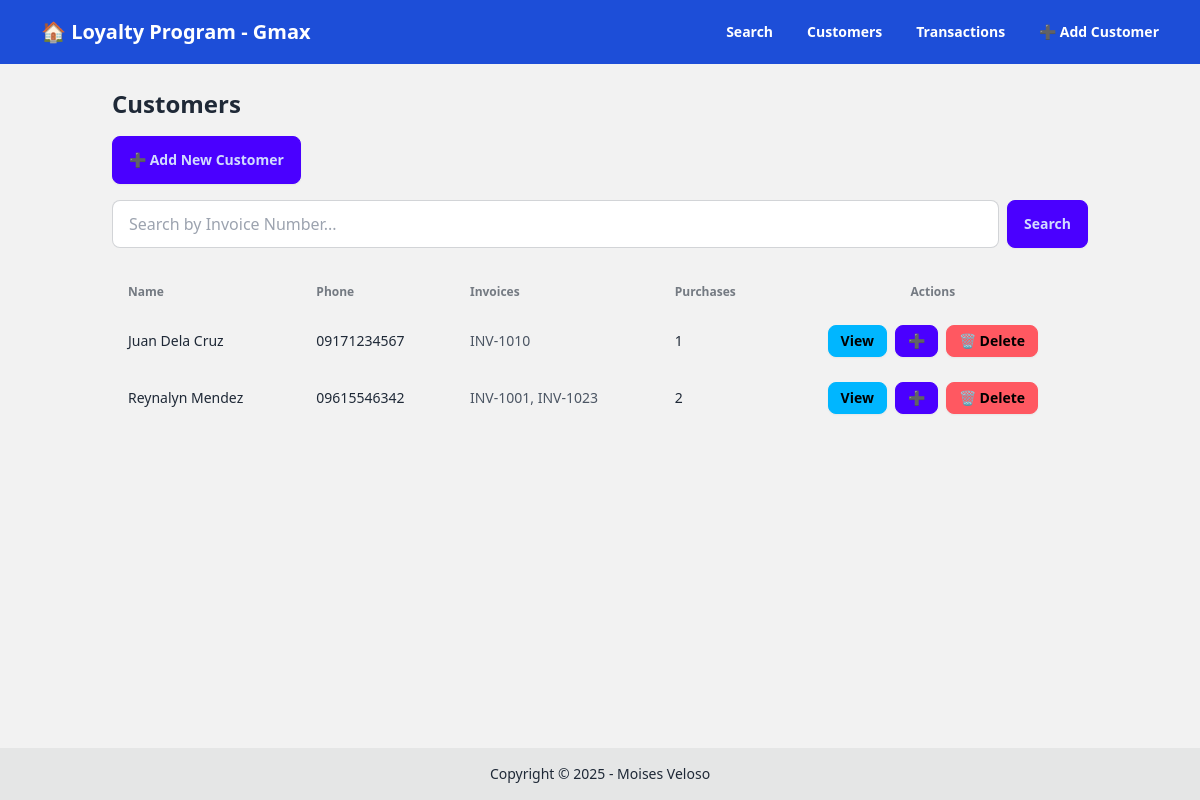
The page /customers.php on the database its author committed.
### tables this page shows
CREATE TABLE IF NOT EXISTS customers (
  id INT AUTO_INCREMENT PRIMARY KEY,
  name VARCHAR(255) NOT NULL,
  address TEXT,
  phone VARCHAR(50) NOT NULL UNIQUE,
  email VARCHAR(255),
  birthday DATE,
  age INT,
  gender VARCHAR(20),
  marital_status VARCHAR(20)
);

### customers.php (the view, shortened to what this page needs)
<?php include 'header.php'; ?>
<?php include 'db.php'; ?>
<h2 class="text-2xl font-bold mb-4">Customers</h2>
<a href="add_customer.php" class="btn btn-primary mb-4">➕ Add New Customer</a>
<form method="GET" class="mb-6">
  <div class="flex gap-2">
    <input
      type="text"
      name="invoice"
      value="<?php echo isset($_GET['invoice']) ? htmlspecialchars($_GET['invoice']) : ''; ?>"
      placeholder="Search by Invoice Number..."
      class="input input-bordered flex-1"
    >
    <button class="btn btn-primary">Search</button>
  </div>
</form>
<?php
if (!empty($_GET['invoice'])) {
    $invoice = $conn->real_escape_string($_GET['invoice']);
    $sql = "SELECT c.id, c.name, c.phone, GROUP_CONCAT(t.invoice SEPARATOR ', ') AS invoices, COUNT(t.id) AS purchases
            FROM customers c
            LEFT JOIN transactions t ON c.id = t.customer_id
            WHERE t.invoice LIKE '%$invoice%'
            GROUP BY c.id ORDER BY c.name";
} else {
    $sql = "SELECT c.id, c.name, c.phone, GROUP_CONCAT(t.invoice SEPARATOR ', ') AS invoices, COUNT(t.id) AS purchases
            FROM customers c
            LEFT JOIN transactions t ON c.id = t.customer_id
            GROUP BY c.id ORDER BY c.name";
}
$res = $conn->query($sql);
if ($res && $res->num_rows > 0) {
    echo "<div class='overflow-x-auto'>
            <table class='table table-zebra w-full'>
              <thead>
                <tr class='bg-base-200'>
                  <th>Name</th>
                  <th>Phone</th>
                  <th>Invoices</th>
                  <th>Purchases</th>
                  <th class='text-center'>Actions</th>
                </tr>
              </thead>
              <tbody>";
    while($r = $res->fetch_assoc()) {
        $id = $r['id'];
        $name = htmlspecialchars($r['name']);
        $phone = htmlspecialchars($r['phone']);
        $invoices = htmlspecialchars($r['invoices'] ?? '—');
        $purchases = $r['purchases'];
        $badge = ($purchases >= 5) ? ' <span class="badge badge-accent ml-2">🎁 Eligible</span>' : '';
        echo "<tr id='customer-row-$id' class='hover:bg-base-300'>
                <td class='font-medium'>$name</td>
                <td>$phone</td>
                <td class='text-sm text-gray-600'>$invoices</td>
                <td>$purchases$badge</td>
                <td class='flex justify-center gap-2'>
                  <a href='customer_profile.php?id=$id' class='btn btn-sm btn-info'>View</a>
                  <a href='add_transaction.php?id=$id' class='btn btn-sm btn-primary'>➕</a>
                  <button type='button' class='btn btn-sm btn-error' onclick='confirmDelete(this, $id)'>🗑️ Delete</button>
                </td>
              </tr>";
    }
    echo "</tbody>
          </table>
          </div>";
} else {
    echo "<div class='alert alert-info'>No customers found</div>";
}
?>
<?php include 'footer.php'; ?>

### rows shown on the page
customers: name "Juan Dela Cruz", phone "09171234567", invoices "INV-1010", purchases "1"
customers: name "Reynalyn Mendez", phone "09615546342", invoices "INV-1001, INV-1023", purchases "2"
